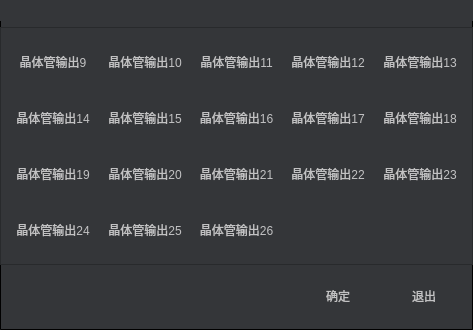
<?xml version="1.0" encoding="UTF-8"?>
<ui version="4.0">
 <class>Dlg_GenerCrysOutput</class>
 <widget class="QDialog" name="Dlg_GenerCrysOutput">
  <property name="geometry">
   <rect>
    <x>0</x>
    <y>0</y>
    <width>473</width>
    <height>330</height>
   </rect>
  </property>
  <property name="windowTitle">
   <string>Dialog</string>
  </property>
  <property name="styleSheet">
   <string notr="true">*{
font: 12px;
font-family: &quot;微软雅黑&quot;;
}

QWidget {
color: #c2c2c3;
background: #343639;
}

QDialog {
border:1px solid black;
border-radius:1px;
}

#titleFrame {
border: no;
min-height: 20px;
background: url(&quot;:/Res/image/title_bar.png&quot;);
}

QPushButton {
border: no;
outline: no;
min-width: 80px;
min-height: 50px;
image: url(&quot;:/Res/image/button_80x50_normal.png&quot;);
}

QPushButton:pressed {
color: black;
border: no;
min-width: 80px;
min-height: 50px;
image: url(&quot;:/Res/image/button_80x50_active.png&quot;);
}

/*
#output2Frame QPushButton {
border: no;
min-width:60px;
min-height:50px;
max-width:50px;
max-height:50px;
image: url(:/Res/image/icon_output2_gpio.png);
}

#output2Frame QPushButton:pressed {
border: no;
min-width:60px;
min-height:50px;
max-width:50px;
max-height:50px;
image: url(:/Res/image/icon_servo_x1.png);
}
*/
</string>
  </property>
  <layout class="QVBoxLayout" name="verticalLayout">
   <property name="leftMargin">
    <number>0</number>
   </property>
   <property name="topMargin">
    <number>0</number>
   </property>
   <property name="rightMargin">
    <number>0</number>
   </property>
   <property name="bottomMargin">
    <number>0</number>
   </property>
   <item>
    <widget class="QFrame" name="titleFrame">
     <property name="frameShape">
      <enum>QFrame::StyledPanel</enum>
     </property>
     <property name="frameShadow">
      <enum>QFrame::Raised</enum>
     </property>
    </widget>
   </item>
   <item>
    <widget class="QFrame" name="output2Frame">
     <property name="frameShape">
      <enum>QFrame::StyledPanel</enum>
     </property>
     <property name="frameShadow">
      <enum>QFrame::Raised</enum>
     </property>
     <layout class="QGridLayout" name="gridLayout">
      <item row="0" column="0">
       <widget class="QPushButton" name="O9">
        <property name="text">
         <string>晶体管输出9</string>
        </property>
       </widget>
      </item>
      <item row="0" column="1">
       <widget class="QPushButton" name="O10">
        <property name="text">
         <string>晶体管输出10</string>
        </property>
       </widget>
      </item>
      <item row="0" column="2">
       <widget class="QPushButton" name="O11">
        <property name="text">
         <string>晶体管输出11</string>
        </property>
       </widget>
      </item>
      <item row="0" column="3">
       <widget class="QPushButton" name="O12">
        <property name="text">
         <string>晶体管输出12</string>
        </property>
       </widget>
      </item>
      <item row="0" column="4">
       <widget class="QPushButton" name="O13">
        <property name="text">
         <string>晶体管输出13</string>
        </property>
       </widget>
      </item>
      <item row="1" column="0">
       <widget class="QPushButton" name="O14">
        <property name="text">
         <string>晶体管输出14</string>
        </property>
       </widget>
      </item>
      <item row="1" column="1">
       <widget class="QPushButton" name="O15">
        <property name="text">
         <string>晶体管输出15</string>
        </property>
       </widget>
      </item>
      <item row="1" column="2">
       <widget class="QPushButton" name="O16">
        <property name="text">
         <string>晶体管输出16</string>
        </property>
       </widget>
      </item>
      <item row="1" column="3">
       <widget class="QPushButton" name="O17">
        <property name="text">
         <string>晶体管输出17</string>
        </property>
       </widget>
      </item>
      <item row="1" column="4">
       <widget class="QPushButton" name="O18">
        <property name="text">
         <string>晶体管输出18</string>
        </property>
       </widget>
      </item>
      <item row="2" column="0">
       <widget class="QPushButton" name="O19">
        <property name="text">
         <string>晶体管输出19</string>
        </property>
       </widget>
      </item>
      <item row="2" column="1">
       <widget class="QPushButton" name="O20">
        <property name="text">
         <string>晶体管输出20</string>
        </property>
       </widget>
      </item>
      <item row="2" column="2">
       <widget class="QPushButton" name="O21">
        <property name="text">
         <string>晶体管输出21</string>
        </property>
       </widget>
      </item>
      <item row="2" column="3">
       <widget class="QPushButton" name="O22">
        <property name="text">
         <string>晶体管输出22</string>
        </property>
       </widget>
      </item>
      <item row="2" column="4">
       <widget class="QPushButton" name="O23">
        <property name="text">
         <string>晶体管输出23</string>
        </property>
       </widget>
      </item>
      <item row="3" column="0">
       <widget class="QPushButton" name="O24">
        <property name="text">
         <string>晶体管输出24</string>
        </property>
       </widget>
      </item>
      <item row="3" column="1">
       <widget class="QPushButton" name="O25">
        <property name="text">
         <string>晶体管输出25</string>
        </property>
       </widget>
      </item>
      <item row="3" column="2">
       <widget class="QPushButton" name="O26">
        <property name="text">
         <string>晶体管输出26</string>
        </property>
       </widget>
      </item>
     </layout>
    </widget>
   </item>
   <item>
    <layout class="QHBoxLayout" name="horizontalLayout">
     <property name="rightMargin">
      <number>9</number>
     </property>
     <property name="bottomMargin">
      <number>9</number>
     </property>
     <item>
      <spacer name="horizontalSpacer">
       <property name="orientation">
        <enum>Qt::Horizontal</enum>
       </property>
       <property name="sizeHint" stdset="0">
        <size>
         <width>40</width>
         <height>20</height>
        </size>
       </property>
      </spacer>
     </item>
     <item>
      <widget class="QPushButton" name="btnOk">
       <property name="text">
        <string>确定</string>
       </property>
      </widget>
     </item>
     <item>
      <widget class="QPushButton" name="btnCancel">
       <property name="text">
        <string>退出</string>
       </property>
      </widget>
     </item>
    </layout>
   </item>
  </layout>
 </widget>
 <resources/>
 <connections/>
</ui>
